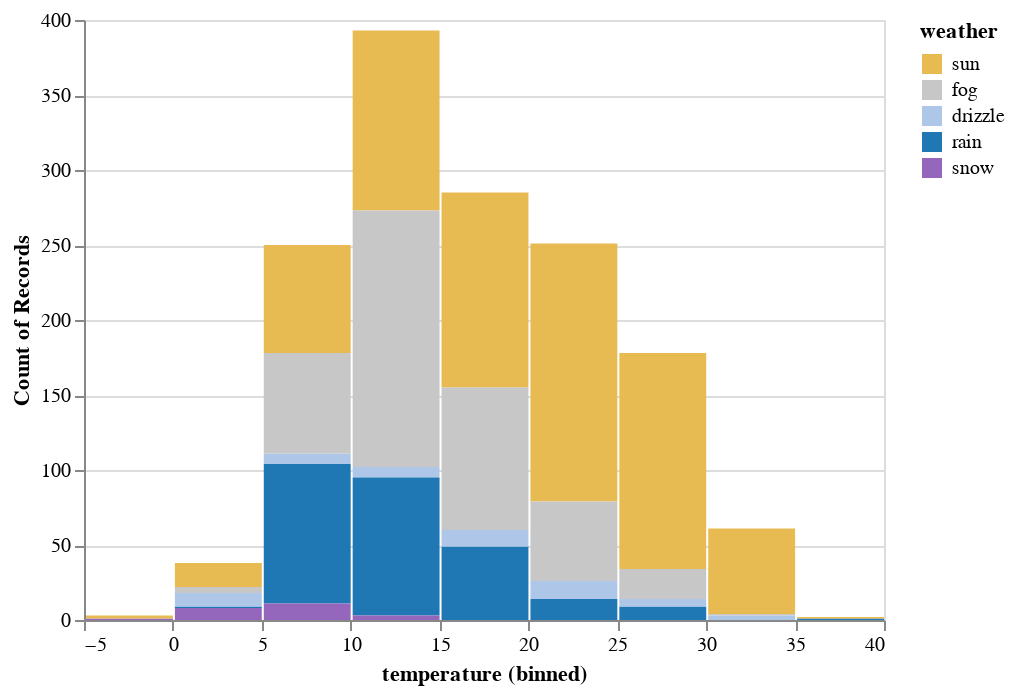

The code cell stored with this chart in its notebook:
### Markdown cell above
## Customization: Color Mapping

But you might think that having sunny day as "green" and foggy day as "orange" might not be the best color encoding.  We can customize the underlying color scale by using the full-form of color encoding method (`alt.Color`) and set custom scale domain and range.

### Code cell
alt.Chart(df).mark_bar().encode(
    x=alt.X('temperature', bin=True), 
    y="count()", 
    color=alt.Color("weather", scale=alt.Scale(
        domain=["sun", "fog", "drizzle", "rain", "snow"],
        range=["#e7ba52", "#c7c7c7", "#aec7e8", "#1f77b4", "#9467bd"]
    ))
)

### Figure 1 — Vega-Lite specification as saved in the notebook (floating-point values rounded to 4 significant figures; data arrays with more than 128 entries replaced by an {"elided": "..."} marker saying what was removed)
{"$schema": "https://vega.github.io/schema/vega-lite/v3.2.1.json", "config": {"mark": {"tooltip": null}, "view": {"height": 300, "width": 400}}, "data": {"name": "data-d4a756336a072a66ce3177ae223f1a37"}, "datasets": {"data-d4a756336a072a66ce3177ae223f1a37": {"elided": "1461 records"}}, "encoding": {"color": {"field": "weather", "scale": {"domain": ["sun", "fog", "drizzle", "rain", "snow"], "range": ["#e7ba52", "#c7c7c7", "#aec7e8", "#1f77b4", "#9467bd"]}, "type": "nominal"}, "x": {"bin": true, "field": "temperature", "type": "quantitative"}, "y": {"aggregate": "count", "type": "quantitative"}}, "mark": "bar"}
